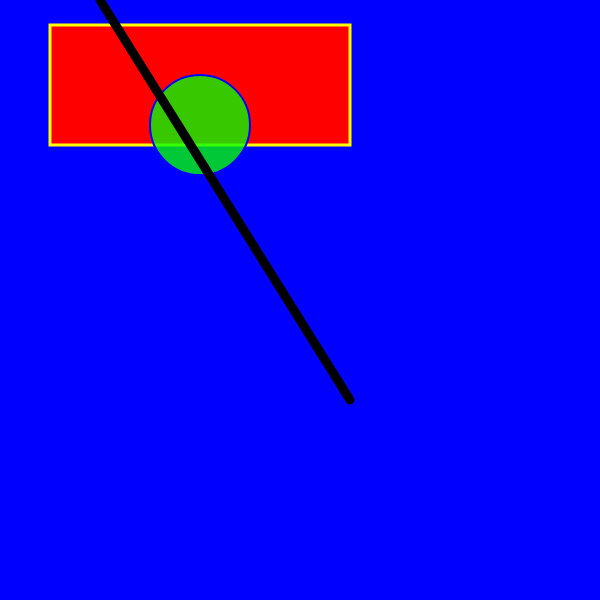
Frame 1 (no input)
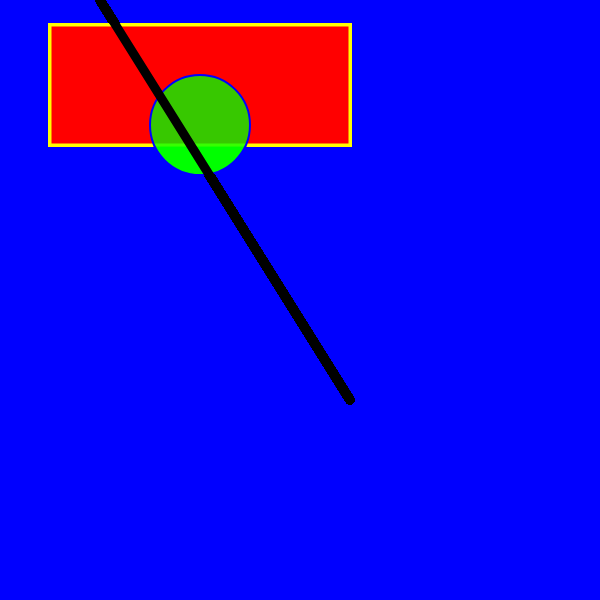
Frame 60 (no input)
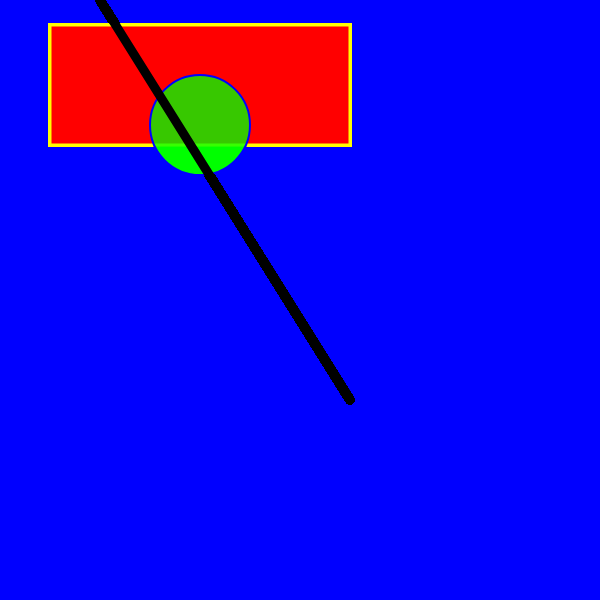
Frame 120 (the mouse pressed at the canvas centre since frame 60)

The p5.js sketch that drew these frames (run headless with seeded random() and noise() and a simulated clock; from frame 60 on, the mouse is pressed at the canvas centre):

// p5.js sketch
// ── sketch.js
function setup() {
    // only happens once when the page loads 
    createCanvas(600, 600);
    background(0, 0, 255);
}
function draw() { 
//red rectangle
fill(255, 0, 0);
stroke(255, 255, 0);
strokeWeight(3);
rect(50, 25, 300, 120);

//green circle
fill(0, 255, 0, 200);
stroke(0, 0, 255);
strokeWeight(2);
circle(200, 125, 100);

//black line
stroke(0, 0 ,0);
strokeWeight(9);
line(100, 0, 350, 400);

    
}
